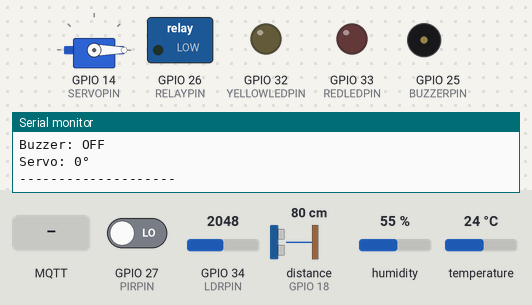
The sketch below on a simulated ESP32. On the bench: servo, switched loads named in the sketch (green lamp = pin HIGH), output pins drawn as LEDs (lit = HIGH), buzzer (waves = sounding, pin HIGH), the last lines printed to the serial monitor. Wiring (from diagram.json): ultrasonic range finder: trigger GPIO 5; echo GPIO 18. Inputs (shaded band) come from the test bench; at power-on: temperature 24 °C, GPIO 34 (LDRPIN) = 2048, GPIO 27 (PIRPIN) LOW, distance to the obstacle (sensor on GPIO 18) 80 cm, humidity 55 %. The echo pulse lasts 58.3 µs per cm; WiFi joins after 1.5 s; servers stay silent unless stated; random numbers use the default seed unless the sketch sets one; no MQTT or app messages arrive unless stated; pins used as bus, display or sensor lines are not drawn.

Above: at 4.7 s.
4.8 s: temperature set to 29.7 °C
11.5 s: temperature set to 30.4 °C
At 14.7 s:
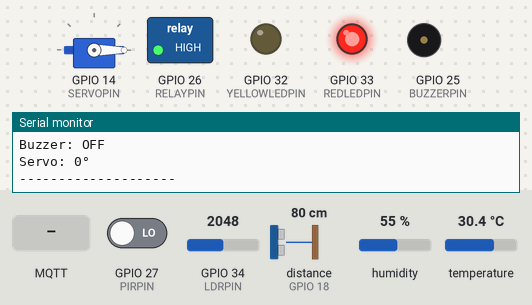
15.0 s: GPIO 34 (LDRPIN) set to 1927
At 16.7 s:
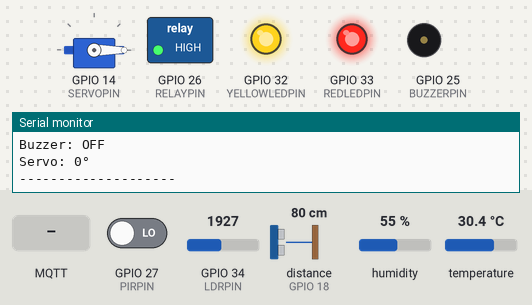
17.5 s: GPIO 27 (PIRPIN) driven HIGH
At 18.0 s:
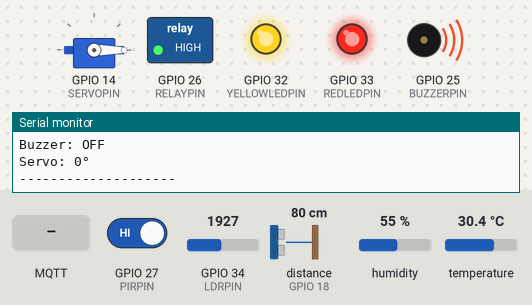
21.0 s: MQTT message "on" arrives on the first subscribed topic
At 21.7 s:
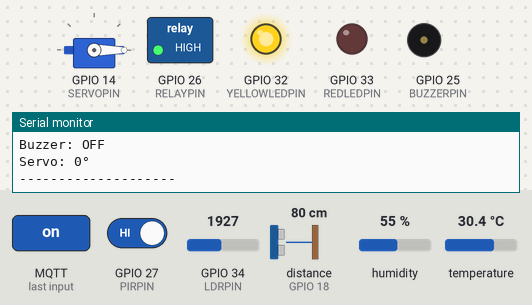
22.5 s: distance to the obstacle (sensor on GPIO 18) set to 16 cm
24.7 s: distance to the obstacle (sensor on GPIO 18) set to 12 cm
At 26.6 s:
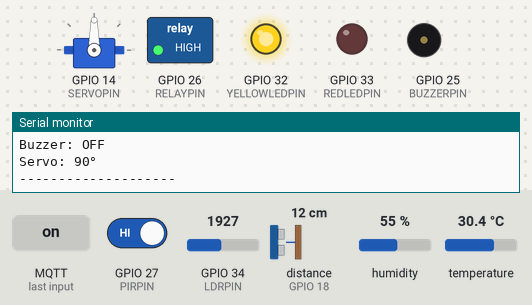
Timing chart, 0 to 28.1 s (numbered marks = the images above; inputs shaded):
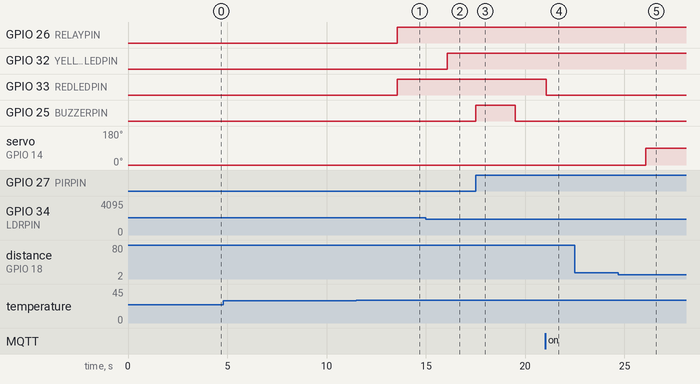

The sketch:

sketch.ino
```cpp
#include <WiFi.h>
#include <PubSubClient.h>
#include <DHT.h>
#include <ESP32Servo.h>

const char* ssid = "Wokwi-GUEST";
const char* password = "";

// Wokwi testing broker
const char* mqtt_server = "test.mosquitto.org";
const int mqtt_port = 1883;

// ===== Pins =====
#define DHTPIN 4
#define DHTTYPE DHT22
#define PIRPIN 27
#define LDRPIN 34
#define TRIGPIN 5
#define ECHOPIN 18
#define REDLEDPIN 33
#define YELLOWLEDPIN 32
#define BUZZERPIN 25
#define SERVOPIN 14
#define RELAYPIN 26

// ===== Topics =====
const char* TOPIC_TEMP      = "sensors/temperature";
const char* TOPIC_HUM       = "sensors/humidity";
const char* TOPIC_LIGHT     = "sensors/light";
const char* TOPIC_MOTION    = "sensors/motion";
const char* TOPIC_DISTANCE  = "sensors/distance";
const char* TOPIC_STATUS    = "system/status";

const char* TOPIC_LED_CMD      = "actuators/led";
const char* TOPIC_BUZZER_CMD   = "actuators/buzzer";
const char* TOPIC_SERVO_CMD    = "actuators/servo";
const char* TOPIC_RELAY_CMD    = "actuators/relay";
const char* TOPIC_THRESHOLDS   = "config/thresholds";
const char* TOPIC_INTERVAL     = "config/interval";

// ===== Configurable thresholds =====
float tempThreshold = 30.0;
int lightThreshold = 2000;
float distanceThreshold = 15.0;
unsigned long publishInterval = 2500;

// ===== Manual override flags =====
bool manualLed = false;
bool manualBuzzer = false;
bool manualRelay = false;
bool manualServo = false;

bool manualLedState = false;
bool manualBuzzerState = false;
bool manualRelayState = false;
int manualServoAngle = 0;

// ===== Objects =====
WiFiClient espClient;
PubSubClient client(espClient);
DHT dht(DHTPIN, DHTTYPE);
Servo servoMotor;

// ===== State =====
unsigned long lastPublish = 0;
unsigned long lastHeartbeat = 0;
unsigned long buzzerStartTime = 0;
bool buzzerOn = false;
bool lastMotionState = false;

void setupWifi() {
  Serial.print("Connecting to WiFi");
  WiFi.begin(ssid, password);

  while (WiFi.status() != WL_CONNECTED) {
    delay(500);
    Serial.print(".");
  }

  Serial.println();
  Serial.println("WiFi connected");
  Serial.print("ESP32 IP: ");
  Serial.println(WiFi.localIP());
}

float readDistanceCM() {
  digitalWrite(TRIGPIN, LOW);
  delayMicroseconds(2);
  digitalWrite(TRIGPIN, HIGH);
  delayMicroseconds(10);
  digitalWrite(TRIGPIN, LOW);

  long duration = pulseIn(ECHOPIN, HIGH, 30000);
  if (duration == 0) return -1.0;
  return duration * 0.0343 / 2.0;
}

void setBuzzerTimed(bool motion) {
  if (motion && !lastMotionState && !buzzerOn) {
    digitalWrite(BUZZERPIN, HIGH);
    buzzerOn = true;
    buzzerStartTime = millis();
  }

  if (buzzerOn && millis() - buzzerStartTime >= 2000) {
    digitalWrite(BUZZERPIN, LOW);
    buzzerOn = false;
  }

  lastMotionState = motion;
}

String extractValue(String payload, String key) {
  String token = "\"" + key + "\"";
  int keyPos = payload.indexOf(token);
  if (keyPos == -1) return "";

  int colonPos = payload.indexOf(':', keyPos);
  if (colonPos == -1) return "";

  int start = colonPos + 1;
  while (start < payload.length() && (payload[start] == ' ' || payload[start] == '\"')) {
    start++;
  }

  int end = start;
  while (end < payload.length() &&
         payload[end] != ',' &&
         payload[end] != '}' &&
         payload[end] != '\"') {
    end++;
  }

  return payload.substring(start, end);
}

void applyManualCommand(String topic, String payload) {
  if (topic == TOPIC_LED_CMD) {
    String state = extractValue(payload, "state");
    manualLed = true;
    manualLedState = (state == "on" || state == "ON" || state == "true");
  }
  else if (topic == TOPIC_BUZZER_CMD) {
    String state = extractValue(payload, "state");
    manualBuzzer = true;
    manualBuzzerState = (state == "on" || state == "ON" || state == "true");
  }
  else if (topic == TOPIC_SERVO_CMD) {
    String angleStr = extractValue(payload, "angle");
    if (angleStr.length() > 0) {
      manualServo = true;
      manualServoAngle = constrain(angleStr.toInt(), 0, 180);
    }
  }
  else if (topic == TOPIC_RELAY_CMD) {
    String state = extractValue(payload, "state");
    manualRelay = true;
    manualRelayState = (state == "on" || state == "ON" || state == "true");
  }
  else if (topic == TOPIC_THRESHOLDS) {
    String tempStr = extractValue(payload, "temp_max");
    String lightStr = extractValue(payload, "light_min");
    String distStr = extractValue(payload, "dist_min");

    if (tempStr.length() > 0) tempThreshold = tempStr.toFloat();
    if (lightStr.length() > 0) lightThreshold = lightStr.toInt();
    if (distStr.length() > 0) distanceThreshold = distStr.toFloat();

    Serial.println("Thresholds updated from MQTT");
  }
  else if (topic == TOPIC_INTERVAL) {
    String valueStr = extractValue(payload, "value");
    if (valueStr.length() > 0) {
      publishInterval = max(1000UL, (unsigned long)valueStr.toInt());
      Serial.print("Publish interval updated to: ");
      Serial.println(publishInterval);
    }
  }
}

void mqttCallback(char* topic, byte* message, unsigned int length) {
  String payload = "";
  for (unsigned int i = 0; i < length; i++) {
    payload += (char)message[i];
  }

  Serial.print("MQTT received [");
  Serial.print(topic);
  Serial.print("]: ");
  Serial.println(payload);

  applyManualCommand(String(topic), payload);
}

void reconnectMQTT() {
  while (!client.connected()) {
    Serial.print("Connecting to MQTT...");
    String clientId = "ESP32-SmartEnv-" + String(random(10000));

    if (client.connect(clientId.c_str())) {
      Serial.println(" connected");

      client.subscribe(TOPIC_LED_CMD);
      client.subscribe(TOPIC_BUZZER_CMD);
      client.subscribe(TOPIC_SERVO_CMD);
      client.subscribe(TOPIC_RELAY_CMD);
      client.subscribe(TOPIC_THRESHOLDS);
      client.subscribe(TOPIC_INTERVAL);

      Serial.println("Subscribed to actuator/config topics");
    } else {
      Serial.print(" failed, rc=");
      Serial.print(client.state());
      Serial.println(" retrying in 2 sec");
      delay(2000);
    }
  }
}

void publishHeartbeat() {
  String payload = "{\"uptime\": " + String(millis() / 1000) +
                   ", \"rssi\": " + String(WiFi.RSSI()) + "}";
  client.publish(TOPIC_STATUS, payload.c_str());
  Serial.print("Published status: ");
  Serial.println(payload);
}

void publishSensors() {
  float temperature = dht.readTemperature();
  float humidity = dht.readHumidity();
  bool motion = digitalRead(PIRPIN);
  int light = analogRead(LDRPIN);
  float distance = readDistanceCM();

  bool dhtOk = !(isnan(temperature) || isnan(humidity));

  // ===== Automatic states =====
  bool autoRedLed = dhtOk ? (temperature > tempThreshold) : false;
  bool autoRelay = dhtOk ? (temperature > tempThreshold) : false;
  bool autoYellowLed = light < lightThreshold;
  int autoServoAngle = (distance >= 0 && distance < distanceThreshold) ? 90 : 0;

  // ===== Apply LED =====
  bool finalRedLed = manualLed ? manualLedState : autoRedLed;
  digitalWrite(REDLEDPIN, finalRedLed ? HIGH : LOW);

  // ===== Apply Yellow LED (kept automatic) =====
  digitalWrite(YELLOWLEDPIN, autoYellowLed ? HIGH : LOW);

  // ===== Apply Relay =====
  bool finalRelay = manualRelay ? manualRelayState : autoRelay;
  digitalWrite(RELAYPIN, finalRelay ? HIGH : LOW);

  // ===== Apply Servo =====
  int finalServo = manualServo ? manualServoAngle : autoServoAngle;
  servoMotor.write(finalServo);

  // ===== Apply Buzzer =====
  if (manualBuzzer) {
    digitalWrite(BUZZERPIN, manualBuzzerState ? HIGH : LOW);
    buzzerOn = manualBuzzerState;
  } else {
    setBuzzerTimed(motion);
  }

  // ===== Publish sensor topics =====
  if (dhtOk) {
    String tempPayload = "{\"value\": " + String(temperature, 1) + ", \"unit\": \"°C\"}";
    String humPayload  = "{\"value\": " + String(humidity, 1) + ", \"unit\": \"%\"}";
    client.publish(TOPIC_TEMP, tempPayload.c_str());
    client.publish(TOPIC_HUM, humPayload.c_str());

    Serial.print("Published temperature: ");
    Serial.println(tempPayload);
    Serial.print("Published humidity: ");
    Serial.println(humPayload);
  } else {
    Serial.println("DHT error: TIMEOUT or wiring issue");
  }

  String motionPayload = String("{\"detected\": ") + (motion ? "true" : "false") + "}";
  String lightLevel = autoYellowLed ? "dark" : "bright";
  String lightPayload = "{\"value\": " + String(light) + ", \"level\": \"" + lightLevel + "\"}";

  client.publish(TOPIC_MOTION, motionPayload.c_str());
  client.publish(TOPIC_LIGHT, lightPayload.c_str());

  Serial.print("Published motion: ");
  Serial.println(motionPayload);
  Serial.print("Published light: ");
  Serial.println(lightPayload);

  if (distance >= 0) {
    String distPayload = "{\"value\": " + String(distance, 1) + ", \"unit\": \"cm\"}";
    client.publish(TOPIC_DISTANCE, distPayload.c_str());
    Serial.print("Published distance: ");
    Serial.println(distPayload);
  } else {
    Serial.println("Distance read timeout");
  }

  Serial.print("Red LED: ");
  Serial.println(finalRedLed ? "ON" : "OFF");
  Serial.print("Yellow LED: ");
  Serial.println(autoYellowLed ? "ON" : "OFF");
  Serial.print("Relay: ");
  Serial.println(finalRelay ? "ON" : "OFF");
  Serial.print("Buzzer: ");
  Serial.println(buzzerOn ? "ON" : "OFF");
  Serial.print("Servo: ");
  Serial.print(finalServo);
  Serial.println("°");
  Serial.println("--------------------");
}

void setup() {
  Serial.begin(115200);

  pinMode(PIRPIN, INPUT);
  pinMode(LDRPIN, INPUT);
  pinMode(TRIGPIN, OUTPUT);
  pinMode(ECHOPIN, INPUT);
  pinMode(REDLEDPIN, OUTPUT);
  pinMode(YELLOWLEDPIN, OUTPUT);
  pinMode(BUZZERPIN, OUTPUT);
  pinMode(RELAYPIN, OUTPUT);

  digitalWrite(REDLEDPIN, LOW);
  digitalWrite(YELLOWLEDPIN, LOW);
  digitalWrite(BUZZERPIN, LOW);
  digitalWrite(RELAYPIN, LOW);

  servoMotor.attach(SERVOPIN);
  servoMotor.write(0);

  dht.begin();
  delay(2000);

  setupWifi();
  client.setServer(mqtt_server, mqtt_port);
  client.setCallback(mqttCallback);

  Serial.println("ESP32 smart environment system started");
}

void loop() {
  if (WiFi.status() != WL_CONNECTED) {
    setupWifi();
  }

  if (!client.connected()) {
    reconnectMQTT();
  }

  client.loop();

  if (!manualBuzzer) {
    setBuzzerTimed(digitalRead(PIRPIN));
  }

  if (millis() - lastPublish >= publishInterval) {
    lastPublish = millis();
    publishSensors();
  }

  if (millis() - lastHeartbeat >= 10000) {
    lastHeartbeat = millis();
    publishHeartbeat();
  }
}
```

Measured:
- the behaviour switches between 30 and 30.1 °C on temperature (found by bisection; images 0 and 1)
- the behaviour switches between 2000 and 1999 on GPIO 34 (LDRPIN) (found by bisection; images 1 and 2)
- the behaviour switches between 15 and 14 cm on distance to the obstacle (sensor on GPIO 18) (found by bisection; images 4 and 5)
- after the input at 11.5 s, GPIO 26 (RELAYPIN), GPIO 33 (REDLEDPIN): LOW → HIGH after 2.1 s
- after the input at 15.0 s, GPIO 32 (YELLOWLEDPIN): LOW → HIGH after 1.1 s
- after the input at 17.5 s, GPIO 25 (BUZZERPIN): LOW → HIGH at once, → LOW 2.0 s later
- after the input at 21.0 s, GPIO 33 (REDLEDPIN): HIGH → LOW after 0.07 s
- after the input at 24.7 s, servo on GPIO 14 (SERVOPIN): 0° → 90° after 1.4 s
